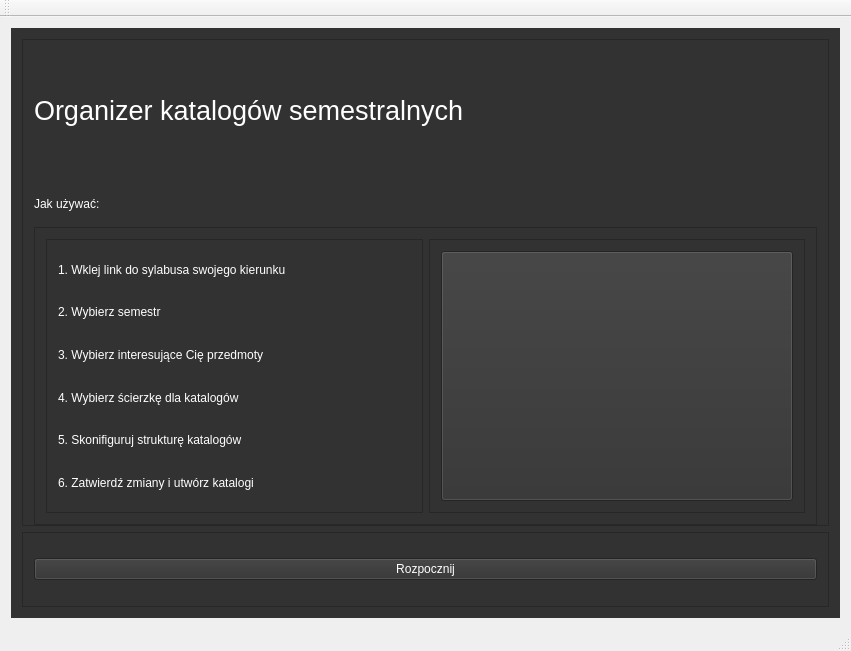
<?xml version="1.0" encoding="UTF-8"?>
<ui version="4.0">
 <class>ProjektcClass</class>
 <widget class="QMainWindow" name="ProjektcClass">
  <property name="geometry">
   <rect>
    <x>0</x>
    <y>0</y>
    <width>851</width>
    <height>636</height>
   </rect>
  </property>
  <property name="windowTitle">
   <string>Projektc</string>
  </property>
  <property name="styleSheet">
   <string notr="true">QFrame{
	background-color: rgb(47, 47, 47);
}

QPushButton {
	background-color: rgb(47, 47, 47);
	
	color: rgb(255, 255, 255);
}

QStackedWidget{
	
	background-color: rgb(49, 49, 49);
}

QTextEdit
{
	color: rgb(255, 255, 255);
}</string>
  </property>
  <widget class="QWidget" name="centralWidget">
   <property name="styleSheet">
    <string notr="true">QLabel{
	color: rgb(255, 255, 255);
}

QButton
{
	color: rgb(255, 255, 255);
}</string>
   </property>
   <layout class="QHBoxLayout" name="horizontalLayout">
    <item>
     <widget class="QStackedWidget" name="stackedWidget">
      <property name="styleSheet">
       <string notr="true">background-color: rgb(50, 50, 50);</string>
      </property>
      <property name="currentIndex">
       <number>0</number>
      </property>
      <widget class="QWidget" name="page">
       <layout class="QVBoxLayout" name="verticalLayout">
        <item>
         <widget class="QFrame" name="frame_2">
          <property name="frameShape">
           <enum>QFrame::StyledPanel</enum>
          </property>
          <property name="frameShadow">
           <enum>QFrame::Raised</enum>
          </property>
          <layout class="QVBoxLayout" name="verticalLayout_2">
           <property name="topMargin">
            <number>0</number>
           </property>
           <property name="bottomMargin">
            <number>0</number>
           </property>
           <item>
            <widget class="QLabel" name="label">
             <property name="font">
              <font>
               <pointsize>20</pointsize>
              </font>
             </property>
             <property name="text">
              <string>Organizer katalogów semestralnych</string>
             </property>
            </widget>
           </item>
           <item>
            <widget class="QLabel" name="label_2">
             <property name="maximumSize">
              <size>
               <width>16777215</width>
               <height>35</height>
              </size>
             </property>
             <property name="text">
              <string>Jak używać:</string>
             </property>
            </widget>
           </item>
           <item>
            <widget class="QFrame" name="frame_20">
             <property name="frameShape">
              <enum>QFrame::StyledPanel</enum>
             </property>
             <property name="frameShadow">
              <enum>QFrame::Raised</enum>
             </property>
             <layout class="QHBoxLayout" name="horizontalLayout_17">
              <item>
               <widget class="QFrame" name="frame_21">
                <property name="minimumSize">
                 <size>
                  <width>100</width>
                  <height>100</height>
                 </size>
                </property>
                <property name="maximumSize">
                 <size>
                  <width>16777215</width>
                  <height>16777215</height>
                 </size>
                </property>
                <property name="frameShape">
                 <enum>QFrame::StyledPanel</enum>
                </property>
                <property name="frameShadow">
                 <enum>QFrame::Raised</enum>
                </property>
                <layout class="QVBoxLayout" name="verticalLayout_10">
                 <item>
                  <widget class="QLabel" name="label_3">
                   <property name="text">
                    <string>1. Wklej link do sylabusa swojego kierunku</string>
                   </property>
                  </widget>
                 </item>
                 <item>
                  <widget class="QLabel" name="label_8">
                   <property name="text">
                    <string>2. Wybierz semestr</string>
                   </property>
                  </widget>
                 </item>
                 <item>
                  <widget class="QLabel" name="label_4">
                   <property name="text">
                    <string>3. Wybierz interesujące Cię przedmoty </string>
                   </property>
                  </widget>
                 </item>
                 <item>
                  <widget class="QLabel" name="label_7">
                   <property name="text">
                    <string>4. Wybierz ścierzkę dla katalogów</string>
                   </property>
                  </widget>
                 </item>
                 <item>
                  <widget class="QLabel" name="label_5">
                   <property name="text">
                    <string>5. Skonifiguruj strukturę katalogów</string>
                   </property>
                  </widget>
                 </item>
                 <item>
                  <widget class="QLabel" name="label_6">
                   <property name="text">
                    <string>6. Zatwierdź zmiany i utwórz katalogi</string>
                   </property>
                  </widget>
                 </item>
                </layout>
               </widget>
              </item>
              <item>
               <widget class="QFrame" name="frame_22">
                <property name="minimumSize">
                 <size>
                  <width>218</width>
                  <height>121</height>
                 </size>
                </property>
                <property name="maximumSize">
                 <size>
                  <width>16777215</width>
                  <height>16777215</height>
                 </size>
                </property>
                <property name="styleSheet">
                 <string notr="true"/>
                </property>
                <property name="frameShape">
                 <enum>QFrame::StyledPanel</enum>
                </property>
                <property name="frameShadow">
                 <enum>QFrame::Raised</enum>
                </property>
                <layout class="QHBoxLayout" name="horizontalLayout_18">
                 <item>
                  <widget class="QPushButton" name="pushButton">
                   <property name="minimumSize">
                    <size>
                     <width>250</width>
                     <height>250</height>
                    </size>
                   </property>
                   <property name="text">
                    <string/>
                   </property>
                   <property name="icon">
                    <iconset resource="Projektc.qrc">
                     <normaloff>:/nowyPrzedrostek/icon.png</normaloff>:/nowyPrzedrostek/icon.png</iconset>
                   </property>
                   <property name="iconSize">
                    <size>
                     <width>250</width>
                     <height>251</height>
                    </size>
                   </property>
                  </widget>
                 </item>
                </layout>
               </widget>
              </item>
             </layout>
            </widget>
           </item>
          </layout>
         </widget>
        </item>
        <item>
         <widget class="QFrame" name="frame_3">
          <property name="maximumSize">
           <size>
            <width>16777215</width>
            <height>75</height>
           </size>
          </property>
          <property name="frameShape">
           <enum>QFrame::StyledPanel</enum>
          </property>
          <property name="frameShadow">
           <enum>QFrame::Raised</enum>
          </property>
          <layout class="QHBoxLayout" name="horizontalLayout_2">
           <item>
            <widget class="QPushButton" name="StartButton">
             <property name="text">
              <string>Rozpocznij</string>
             </property>
            </widget>
           </item>
          </layout>
         </widget>
        </item>
       </layout>
      </widget>
      <widget class="QWidget" name="MainPage">
       <layout class="QVBoxLayout" name="verticalLayout_3">
        <item>
         <widget class="QFrame" name="frame">
          <property name="frameShape">
           <enum>QFrame::StyledPanel</enum>
          </property>
          <property name="frameShadow">
           <enum>QFrame::Raised</enum>
          </property>
          <layout class="QHBoxLayout" name="horizontalLayout_3">
           <item>
            <widget class="QPushButton" name="LinkButton">
             <property name="text">
              <string>Link</string>
             </property>
            </widget>
           </item>
           <item>
            <widget class="QPushButton" name="SubiektButton">
             <property name="text">
              <string>Konfiguracja przedmiotów</string>
             </property>
            </widget>
           </item>
           <item>
            <widget class="QPushButton" name="DirButton">
             <property name="text">
              <string>Konfiguracja katalogów</string>
             </property>
            </widget>
           </item>
           <item>
            <widget class="QPushButton" name="HomeButton">
             <property name="maximumSize">
              <size>
               <width>95</width>
               <height>16777215</height>
              </size>
             </property>
             <property name="text">
              <string>Strona domowa</string>
             </property>
            </widget>
           </item>
          </layout>
         </widget>
        </item>
        <item>
         <widget class="QStackedWidget" name="stackedWidget_2">
          <property name="styleSheet">
           <string notr="true">QTableWidget {
	background-color: rgb(100, 100, 100);
	border-style: solid;
	border-width: 2;
	border-color: rgb(150, 150, 150);
	font: 255 8pt &quot;Calibri&quot;;
	color: white;
}</string>
          </property>
          <property name="currentIndex">
           <number>1</number>
          </property>
          <widget class="QWidget" name="LinkPage">
           <layout class="QVBoxLayout" name="verticalLayout_4">
            <item>
             <widget class="QLabel" name="label_17">
              <property name="maximumSize">
               <size>
                <width>16777215</width>
                <height>30</height>
               </size>
              </property>
              <property name="font">
               <font>
                <pointsize>22</pointsize>
               </font>
              </property>
              <property name="text">
               <string>Link do sylabusa kierunku:</string>
              </property>
             </widget>
            </item>
            <item>
             <widget class="QTextEdit" name="LinkPlace">
              <property name="maximumSize">
               <size>
                <width>16777215</width>
                <height>30</height>
               </size>
              </property>
              <property name="styleSheet">
               <string notr="true">color: rgb(255, 255, 255);</string>
              </property>
             </widget>
            </item>
            <item>
             <widget class="QLabel" name="label_18">
              <property name="maximumSize">
               <size>
                <width>16777215</width>
                <height>30</height>
               </size>
              </property>
              <property name="font">
               <font>
                <pointsize>22</pointsize>
               </font>
              </property>
              <property name="text">
               <string>Semestr:</string>
              </property>
             </widget>
            </item>
            <item>
             <widget class="QTextEdit" name="textEdit">
              <property name="maximumSize">
               <size>
                <width>16777215</width>
                <height>30</height>
               </size>
              </property>
              <property name="styleSheet">
               <string notr="true">
color: rgb(255, 255, 255);</string>
              </property>
             </widget>
            </item>
            <item>
             <widget class="QPushButton" name="AcceptLinkButton">
              <property name="text">
               <string>Zatwierdź</string>
              </property>
             </widget>
            </item>
           </layout>
          </widget>
          <widget class="QWidget" name="SubjectPage">
           <layout class="QHBoxLayout" name="horizontalLayout_4">
            <item>
             <widget class="QFrame" name="frame_4">
              <property name="frameShape">
               <enum>QFrame::StyledPanel</enum>
              </property>
              <property name="frameShadow">
               <enum>QFrame::Raised</enum>
              </property>
              <layout class="QVBoxLayout" name="verticalLayout_5">
               <property name="leftMargin">
                <number>0</number>
               </property>
               <property name="rightMargin">
                <number>0</number>
               </property>
               <item>
                <widget class="QFrame" name="frame_6">
                 <property name="frameShape">
                  <enum>QFrame::StyledPanel</enum>
                 </property>
                 <property name="frameShadow">
                  <enum>QFrame::Raised</enum>
                 </property>
                 <layout class="QHBoxLayout" name="horizontalLayout_8">
                  <item>
                   <widget class="QLabel" name="label_9">
                    <property name="text">
                     <string>Ścieżkowe</string>
                    </property>
                   </widget>
                  </item>
                 </layout>
                </widget>
               </item>
               <item>
                <widget class="QFrame" name="frame_18">
                 <property name="minimumSize">
                  <size>
                   <width>0</width>
                   <height>20</height>
                  </size>
                 </property>
                 <property name="frameShape">
                  <enum>QFrame::StyledPanel</enum>
                 </property>
                 <property name="frameShadow">
                  <enum>QFrame::Raised</enum>
                 </property>
                 <layout class="QHBoxLayout" name="horizontalLayout_15">
                  <item>
                   <widget class="QTableWidget" name="facultiesPatchTable">
                    <column>
                     <property name="text">
                      <string>Nazwa Przedmiotu</string>
                     </property>
                    </column>
                   </widget>
                  </item>
                  <item>
                   <widget class="QPushButton" name="AddPatchFacultiesButton">
                    <property name="text">
                     <string>Dodaj</string>
                    </property>
                   </widget>
                  </item>
                 </layout>
                </widget>
               </item>
               <item>
                <widget class="QLabel" name="label_19">
                 <property name="text">
                  <string>Obieraki</string>
                 </property>
                </widget>
               </item>
               <item>
                <widget class="QFrame" name="frame_19">
                 <property name="minimumSize">
                  <size>
                   <width>0</width>
                   <height>20</height>
                  </size>
                 </property>
                 <property name="frameShape">
                  <enum>QFrame::StyledPanel</enum>
                 </property>
                 <property name="frameShadow">
                  <enum>QFrame::Raised</enum>
                 </property>
                 <layout class="QHBoxLayout" name="horizontalLayout_16">
                  <item>
                   <widget class="QTableWidget" name="facultiesTable">
                    <column>
                     <property name="text">
                      <string>Nazwa Przedmiotu</string>
                     </property>
                    </column>
                   </widget>
                  </item>
                  <item>
                   <widget class="QPushButton" name="AddFacultiesButton">
                    <property name="text">
                     <string>Dodaj</string>
                    </property>
                   </widget>
                  </item>
                 </layout>
                </widget>
               </item>
               <item>
                <widget class="QLabel" name="label_20">
                 <property name="text">
                  <string>Przedmioty Obowiązkowe</string>
                 </property>
                </widget>
               </item>
               <item>
                <widget class="QFrame" name="frame_8">
                 <property name="frameShape">
                  <enum>QFrame::StyledPanel</enum>
                 </property>
                 <property name="frameShadow">
                  <enum>QFrame::Raised</enum>
                 </property>
                 <layout class="QHBoxLayout" name="horizontalLayout_5">
                  <item>
                   <widget class="QTableWidget" name="AllSubjectsTable">
                    <column>
                     <property name="text">
                      <string>Nazwa przedmiotu</string>
                     </property>
                    </column>
                   </widget>
                  </item>
                  <item>
                   <widget class="QPushButton" name="AddSubjectButton">
                    <property name="text">
                     <string>Dodaj</string>
                    </property>
                   </widget>
                  </item>
                 </layout>
                </widget>
               </item>
              </layout>
             </widget>
            </item>
            <item>
             <widget class="QFrame" name="frame_5">
              <property name="frameShape">
               <enum>QFrame::StyledPanel</enum>
              </property>
              <property name="frameShadow">
               <enum>QFrame::Raised</enum>
              </property>
              <layout class="QVBoxLayout" name="verticalLayout_7">
               <property name="leftMargin">
                <number>0</number>
               </property>
               <property name="rightMargin">
                <number>0</number>
               </property>
               <item>
                <widget class="QFrame" name="frame_7">
                 <property name="frameShape">
                  <enum>QFrame::StyledPanel</enum>
                 </property>
                 <property name="frameShadow">
                  <enum>QFrame::Raised</enum>
                 </property>
                 <layout class="QHBoxLayout" name="horizontalLayout_6">
                  <item>
                   <widget class="QLabel" name="label_10">
                    <property name="text">
                     <string>Wybrane</string>
                    </property>
                   </widget>
                  </item>
                 </layout>
                </widget>
               </item>
               <item>
                <widget class="QFrame" name="frame_9">
                 <property name="frameShape">
                  <enum>QFrame::StyledPanel</enum>
                 </property>
                 <property name="frameShadow">
                  <enum>QFrame::Raised</enum>
                 </property>
                 <layout class="QHBoxLayout" name="horizontalLayout_7">
                  <item>
                   <widget class="QTableWidget" name="AddedSubjectsTable">
                    <column>
                     <property name="text">
                      <string>Nazwa przedmiotu</string>
                     </property>
                    </column>
                   </widget>
                  </item>
                  <item>
                   <widget class="QPushButton" name="DelSubjectButton">
                    <property name="text">
                     <string>Usuń</string>
                    </property>
                   </widget>
                  </item>
                 </layout>
                </widget>
               </item>
              </layout>
             </widget>
            </item>
           </layout>
          </widget>
          <widget class="QWidget" name="SavePage">
           <layout class="QVBoxLayout" name="verticalLayout_6">
            <item>
             <widget class="QFrame" name="frame_10">
              <property name="frameShape">
               <enum>QFrame::StyledPanel</enum>
              </property>
              <property name="frameShadow">
               <enum>QFrame::Raised</enum>
              </property>
              <layout class="QHBoxLayout" name="horizontalLayout_9">
               <item>
                <widget class="QFrame" name="frame_11">
                 <property name="frameShape">
                  <enum>QFrame::StyledPanel</enum>
                 </property>
                 <property name="frameShadow">
                  <enum>QFrame::Raised</enum>
                 </property>
                 <layout class="QHBoxLayout" name="horizontalLayout_10">
                  <item>
                   <widget class="QFrame" name="frame_16">
                    <property name="frameShape">
                     <enum>QFrame::StyledPanel</enum>
                    </property>
                    <property name="frameShadow">
                     <enum>QFrame::Raised</enum>
                    </property>
                    <layout class="QVBoxLayout" name="verticalLayout_9">
                     <item>
                      <widget class="QLabel" name="label_11">
                       <property name="text">
                        <string>Wybrane przedmioty</string>
                       </property>
                      </widget>
                     </item>
                     <item>
                      <widget class="QTableWidget" name="SelectedSubiectsTable"/>
                     </item>
                    </layout>
                   </widget>
                  </item>
                  <item>
                   <widget class="QPushButton" name="EditSubiectButton">
                    <property name="text">
                     <string>Edytuj</string>
                    </property>
                   </widget>
                  </item>
                  <item>
                   <widget class="QFrame" name="frame_12">
                    <property name="frameShape">
                     <enum>QFrame::StyledPanel</enum>
                    </property>
                    <property name="frameShadow">
                     <enum>QFrame::Raised</enum>
                    </property>
                    <layout class="QVBoxLayout" name="verticalLayout_8">
                     <item>
                      <widget class="QFrame" name="frame_17">
                       <property name="frameShape">
                        <enum>QFrame::StyledPanel</enum>
                       </property>
                       <property name="frameShadow">
                        <enum>QFrame::Raised</enum>
                       </property>
                       <layout class="QHBoxLayout" name="horizontalLayout_14">
                        <item>
                         <widget class="QLabel" name="label_16">
                          <property name="text">
                           <string>Wybrany Przedmiot:</string>
                          </property>
                         </widget>
                        </item>
                        <item>
                         <widget class="QLabel" name="label_12">
                          <property name="text">
                           <string/>
                          </property>
                         </widget>
                        </item>
                       </layout>
                      </widget>
                     </item>
                     <item>
                      <widget class="QFrame" name="frame_13">
                       <property name="frameShape">
                        <enum>QFrame::StyledPanel</enum>
                       </property>
                       <property name="frameShadow">
                        <enum>QFrame::Raised</enum>
                       </property>
                       <layout class="QHBoxLayout" name="horizontalLayout_11">
                        <item>
                         <widget class="QLabel" name="label_14">
                          <property name="text">
                           <string>Wykłady</string>
                          </property>
                         </widget>
                        </item>
                        <item>
                         <widget class="QTextEdit" name="LecturesNumber"/>
                        </item>
                       </layout>
                      </widget>
                     </item>
                     <item>
                      <widget class="QFrame" name="frame_14">
                       <property name="frameShape">
                        <enum>QFrame::StyledPanel</enum>
                       </property>
                       <property name="frameShadow">
                        <enum>QFrame::Raised</enum>
                       </property>
                       <layout class="QHBoxLayout" name="horizontalLayout_12">
                        <item>
                         <widget class="QLabel" name="label_13">
                          <property name="text">
                           <string>Ćwiczenia</string>
                          </property>
                         </widget>
                        </item>
                        <item>
                         <widget class="QTextEdit" name="LessonsNumber"/>
                        </item>
                       </layout>
                      </widget>
                     </item>
                     <item>
                      <widget class="QFrame" name="frame_15">
                       <property name="frameShape">
                        <enum>QFrame::StyledPanel</enum>
                       </property>
                       <property name="frameShadow">
                        <enum>QFrame::Raised</enum>
                       </property>
                       <layout class="QHBoxLayout" name="horizontalLayout_13">
                        <item>
                         <widget class="QLabel" name="label_15">
                          <property name="text">
                           <string>Laboratoria</string>
                          </property>
                         </widget>
                        </item>
                        <item>
                         <widget class="QTextEdit" name="LabsNumber"/>
                        </item>
                       </layout>
                      </widget>
                     </item>
                     <item>
                      <widget class="QPushButton" name="SaveChangesToSub">
                       <property name="text">
                        <string>Zapisz zmiany dla przedmiotu</string>
                       </property>
                      </widget>
                     </item>
                    </layout>
                   </widget>
                  </item>
                 </layout>
                </widget>
               </item>
              </layout>
             </widget>
            </item>
            <item>
             <widget class="QPushButton" name="ChoseDirPatchButton">
              <property name="text">
               <string>Wybierz  ścierzkę katalogów</string>
              </property>
             </widget>
            </item>
            <item>
             <widget class="QPushButton" name="CreateButton">
              <property name="text">
               <string>Utwórz katalogi</string>
              </property>
             </widget>
            </item>
           </layout>
          </widget>
         </widget>
        </item>
       </layout>
      </widget>
     </widget>
    </item>
   </layout>
  </widget>
  <widget class="QMenuBar" name="menuBar">
   <property name="geometry">
    <rect>
     <x>0</x>
     <y>0</y>
     <width>851</width>
     <height>22</height>
    </rect>
   </property>
  </widget>
  <widget class="QToolBar" name="mainToolBar">
   <attribute name="toolBarArea">
    <enum>TopToolBarArea</enum>
   </attribute>
   <attribute name="toolBarBreak">
    <bool>false</bool>
   </attribute>
  </widget>
  <widget class="QStatusBar" name="statusBar"/>
 </widget>
 <layoutdefault spacing="6" margin="11"/>
 <resources>
  <include location="Projektc.qrc"/>
  <include location="ikona.qrc"/>
 </resources>
 <connections/>
</ui>
